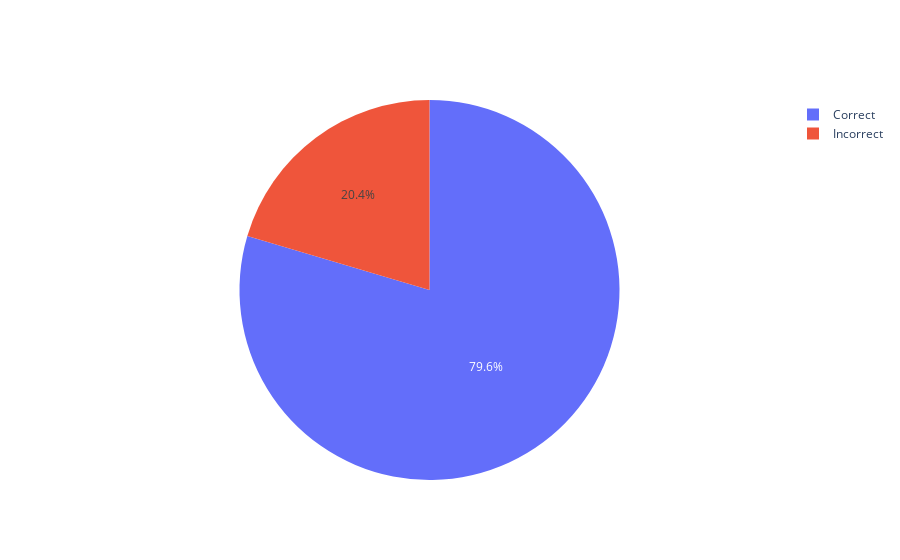

Notebook source saved alongside this figure:
### Code cell
print('Full Baseline Model Data Metrics')
import plotly.graph_objects as go

labels = ['Correct','Incorrect']
values = [correct,incorrect]

fig = go.Figure(data=[go.Pie(labels=labels, values=values)])
fig.show()

### Figure 1 — Plotly figure (JSON) as saved in the notebook; plotly's stock layout.template omitted (floating-point values rounded to 4 significant figures)
{"data": [{"labels": ["Correct", "Incorrect"], "type": "pie", "values": [117, 30]}], "layout": {}}
